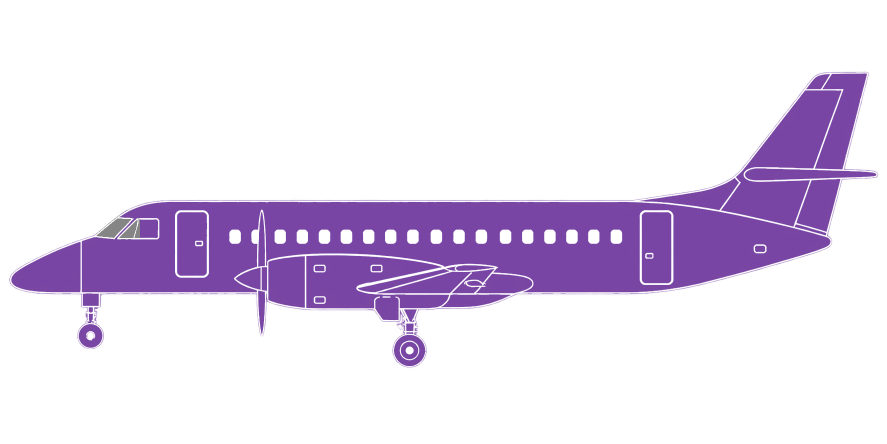
#> input picture plugins/flight-atlas/assets/silhouettes/JS41.png, 1774 x 887 px, found by its file name (shown at 1/2 size)
$ python normalize_aircraft_palette.py --input ../plugins/flight-atlas/assets/silhouettes/A339.png --output out.png
#> lines starting #> are read from the running program, lines starting #| are printed output that depends on the picture; after the words box and inside, x2 and y2 are one past the last pixel; in counts of white or black regions, pixels touching at a corner belong together
### plugins/flight-atlas/engine/models.py
"""ICAO variants belong to editorial families, not ICAO parking categories."""
import re

FAMILIES=[
 ('JS41','Jetstream 41','JS41','AB','prop',19.25),
 ('B737','Boeing 737 NG','B737 B738 B739 B737F','CD','jet',39.47),
 ('B38M','Boeing 737 MAX','B37M B38M B39M B3XM','CD','jet',39.52),
 ('A320','Airbus A320ceo','A318 A319 A320 A321','CD','jet',37.57),
 ('A20N','Airbus A320neo','A19N A20N A21N','CD','jet',37.57),
 ('B752','Boeing 757','B752 B753','CD','long',47.32),
 ('BCS3','Airbus A220','BCS1 BCS3','CD','jet',38.70),
 ('C919','COMAC C919','C919','CD','jet',38.90),
 ('AJ27','COMAC C909 / ARJ21','AJ27 C909 ARJ21','AB','rear',33.46),
 ('E195','Embraer E190','E190 E195','AB','jet',38.65),
 ('E170','Embraer E170','E170 E175','AB','jet',29.90),
 ('E290','Embraer E190-E2','E290 E295','AB','jet',36.24),
 ('DH8D','Dash 8','DH8A DH8B DH8C DH8D','AB','prop',32.84),
 ('AT42','ATR 42','AT42 AT43 AT44 AT45 AT46','AB','prop',22.67),
 ('AT72','ATR 72','AT72 AT73 AT75 AT76','AB','prop',27.17),
 ('BA46','BAe 146','B461 B462 B463 RJ70 RJ85 RJ1H','AB','high',31.00),
 ('CRJ7','Bombardier CRJ700','CRJ7','AB','rear',32.51),
 ('CRJ9','Bombardier CRJ900','CRJ9 CRJX','AB','rear',36.37),
 ('F100','Fokker F100','F100 F70','AB','rear',35.53),
 ('B777','Boeing 777','B772 B773 B77L B77W','EF','wide',73.86),
 ('B787','Boeing 787','B788 B789 B78X','EF','wide',62.81),
 ('A330','Airbus A330','A332 A333','EF','wide',63.66),
 ('A339','Airbus A330neo','A338 A339','EF','wide',63.66),
 ('A340','Airbus A340','A342 A343 A345 A346','EF','wide',63.69),
 ('B767','Boeing 767','B762 B763 B764','EF','wide',54.94),
 ('A350','Airbus A350','A359 A35K','EF','wide',66.80),
 ('B747','Boeing 747','B741 B742 B743 B744 B748','EF','jumbo',70.66),
 ('A380','Airbus A380','A388','EF','double',72.72),
]
SHORT={'B737':'B737-700','B738':'B737-800','B739':'B737-900','B737F':'B737','B37M':'B737 MAX 7','B38M':'B737 MAX 8','B39M':'B737 MAX 9','B3XM':'B737 MAX 10','A318':'A318','A319':'A319','A320':'A320','A321':'A321','A19N':'A319neo','A20N':'A320neo','A21N':'A321neo','B752':'B757-200','B753':'B757-300','BCS1':'A220-100','BCS3':'A220-300','C919':'C919','AJ27':'C909','E170':'E170','E175':'E175','E190':'E190','E195':'E195','E290':'E190-E2','E295':'E195-E2','DH8D':'Dash 8-Q400','DH8A':'Dash 8-100','DH8B':'Dash 8-200','DH8C':'Dash 8-300','JS41':'J41','B772':'B777-200','B773':'B777-300','B77L':'B777-200LR','B77W':'B777-300ER','B788':'B787-8','B789':'B787-9','B78X':'B787-10','A332':'A330-200','A333':'A330-300','A338':'A330-800','A339':'A330-900','A342':'A340-200','A343':'A340-300','A345':'A340-500','A346':'A340-600','A359':'A350-900','A35K':'A350-1000','B762':'B767-200','B763':'B767-300','B764':'B767-400','B741':'B747-100','B742':'B747-200','B743':'B747-300','B744':'B747-400','B748':'B747-8','A388':'A380-800','AT42':'ATR 42','AT43':'ATR 42-300','AT45':'ATR 42-500','AT46':'ATR 42-600','AT72':'ATR 72','AT73':'ATR 72-200','AT75':'ATR 72-500','AT76':'ATR 72-600','B461':'BAe 146-100','B462':'BAe 146-200','B463':'BAe 146-300','RJ70':'Avro RJ70','RJ85':'Avro RJ85','RJ1H':'Avro RJ100','CRJ7':'CRJ700','CRJ9':'CRJ900','CRJX':'CRJ1000','F100':'F100','F70':'F70'}
GENERIC={'B737MAX':'B737MAXF','B777':'B777F','B787':'B787F','B747':'B747F','B767':'B767F','A330':'A330F','A330NEO':'A330NEOF','A340':'A340F','A350':'A350F','BAE146':'BA46F','DASH8':'DH8F'}
GENERIC_FAMILY={'B737MAXF':'B38M','B777F':'B777','B787F':'B787','B747F':'B747','B767F':'B767','A330F':'A330','A330NEOF':'A339','A340F':'A340','A350F':'A350','BA46F':'BA46','DH8F':'DH8D'}
for generic,family in GENERIC_FAMILY.items():
    FAMILIES=[(k,t,c+' '+generic if k==family else c,g,kind,length) for k,t,c,g,kind,length in FAMILIES]
    SHORT[generic]=next(name for name,code in GENERIC.items() if code==generic)+'（子型号未记录）'
CODE_FAMILY={c:f for f in FAMILIES for c in f[2].split()}
MAINSTREAM={'B737':'B738','B38M':'B38M','A320':'A320','A20N':'A20N','B777':'B77W','B787':'B789','A350':'A359','B747':'B744','A330':'A333','A339':'A339'}
# Approximate overall lengths for editorial sizing, not engineering measurements.
VARIANT_LENGTHS={'E170':29.90,'E175':31.68,'E190':36.24,'E195':38.65,'E290':36.24,'E295':41.60,'DH8A':22.25,'DH8B':22.25,'DH8C':25.68,'DH8D':32.84,'BCS1':35.00,'BCS3':38.70,'B752':47.32,'B753':54.47,'A342':59.40,'A343':63.69,'A345':67.93,'A346':75.36,'B762':48.51,'B763':54.94,'B764':61.37,'B461':26.19,'B462':28.55,'B463':31.00,'RJ70':26.19,'RJ85':28.55,'RJ1H':31.00,'CRJ7':32.51,'CRJ9':36.37,'CRJX':39.13,'F70':30.91,'F100':35.53}
# [5 lines left out: function representative, not called in this run]
ALIASES={re.sub('[^A-Z0-9]','',v.upper()):k for k,v in SHORT.items()}
ALIASES.update({re.sub('[^A-Z0-9]','',v.upper())[1:]:k for k,v in SHORT.items() if v.startswith('B7')})
ALIASES.update(GENERIC)
ALIASES.update({'737':'B737F','BOEING737':'B737F','波音737':'B737F','320':'A320','319':'A319','321':'A321','738':'B738','739':'B739','737800':'B738','737700':'B737','A330900NEO':'A339','Q400':'DH8D','DASH8Q400':'DH8D','ARJ21':'AJ27','C909':'AJ27'})
ALIASES.update({'B737NG':'B737F','737NG':'B737F','737MAX':'B737MAXF','7378MAX':'B38M','B7378MAX':'B38M'})
# [41 lines left out: functions normalize_model, manufacturer, not called in this run]

### scripts/normalize_aircraft_palette.py
"""Developer-only, user-approved color normalization of built-in aircraft PNGs.

Never changes alpha, canvas size or gear geometry. Not used on user photos.
Cockpit bounds and window fills must be visually reviewed after processing.
"""
import argparse
from collections import deque
import hashlib
import json
from pathlib import Path
import sys

import numpy as np
from PIL import Image, ImageFilter

ROOT = Path(__file__).resolve().parents[1]
sys.path.insert(0, str(ROOT / 'plugins/flight-atlas/engine'))
from models import FAMILIES

BODY = {'AB': (120, 69, 164), 'CD': (22, 92, 145), 'EF': (194, 131, 22)}
WHITE = (255, 255, 255)
GLASS = (133, 133, 133)
BLACK = (0, 0, 0)


def components(mask):
    """Small boolean-mask components, returning coordinates and bounding boxes."""
    work = mask.copy()
    height, width = work.shape
    for sy, sx in zip(*np.where(mask)):
        if not work[sy, sx]:
            continue
        work[sy, sx] = False
        queue = deque([(int(sy), int(sx))])
        pixels = []
        while queue:
            y, x = queue.popleft()
            pixels.append((y, x))
            for ny, nx in ((y-1, x), (y+1, x), (y, x-1), (y, x+1)):
                if 0 <= ny < height and 0 <= nx < width and work[ny, nx]:
                    work[ny, nx] = False
                    queue.append((ny, nx))
        ys, xs = zip(*pixels)
        yield pixels, (min(xs), min(ys), max(xs)+1, max(ys)+1)


def cockpit_box(rgba, bbox):
    """Find the contiguous neutral-gray glass cluster near the nose, not gear."""
    x0, y0, x1, y1 = bbox
    w, h = x1-x0, y1-y0
    crop = rgba[y0+int(.15*h):y0+int(.80*h), x0:x0+int(.15*w)]
    rgb = crop[:, :, :3].astype(np.int16)
    neutral = rgb.max(2)-rgb.min(2) < 26
    level = rgb.mean(2)
    mask = neutral & (level > 55) & (level < 210) & (crop[:, :, 3] > 220)
    joined = np.array(Image.fromarray(mask.astype('uint8')*255).filter(ImageFilter.MaxFilter(9))) > 0
    clusters = list(components(joined))
    if not clusters:
        raise ValueError('No cockpit glass cluster found; manual bounds required')
    _, (a, b, c, d) = max(clusters, key=lambda item: len(item[0]))
    return (x0+a, y0+int(.15*h)+b, x0+c, y0+int(.15*h)+d)


# [43 lines left out: function enclosed_window_fills, not called in this run]


def normalize(source, destination, key, group):
    with Image.open(source) as image:
        if image.mode != 'RGBA':
            raise ValueError('RGBA required: '+key)
        rgba = np.array(image)
        bbox = image.getchannel('A').point(lambda n: 255 if n > 220 else 0).getbbox()
    alpha = rgba[:, :, 3].copy()
    rgb = rgba[:, :, :3].astype(np.float32)
    body = np.array(BODY[group], dtype=np.float32)
    eye_box = cockpit_box(rgba, bbox)
    eyes = np.zeros(alpha.shape, dtype=bool)
    x0, y0, x1, y1 = eye_box
    eyes[y0:y1, x0:x1] = True
    white = (rgb.min(2) >= 235) & (alpha > 0)
    # Retain white-line antialiasing only immediately beside real white cores;
    # broad body gradients are flattened rather than misread as white coverage.
    near_white = np.array(Image.fromarray(white.astype('uint8')*255).filter(ImageFilter.MaxFilter(3))) > 0
    vector = 255-body
    t = np.clip(((rgb-body)*vector).sum(2)/float((vector*vector).sum()), 0, 1)
    t[~near_white | (t < .20)] = 0
    t[white] = 1
    result = np.rint(body+(255-body)*t[:, :, None]).astype('uint8')
    gray = (rgb.max(2)-rgb.min(2) < 35) & (rgb.mean(2) < 220) & eyes & (alpha > 0)
    result[gray] = GLASS
    dark = (rgb.max(2) < 65) & eyes & (alpha > 0)
    # Only the selected A350/A330neo profiles carry an external black mask.
    # Other cockpit panes use white frame contours, including C919 and B767.
    result[dark] = BLACK if key in {'A350', 'A339'} else WHITE
    # Only the A340 input retains hollow cabin-window interiors after the edits.
    # Do not mistake small outlined access panels on other models for windows.
    if key == 'A340':
        fills, window_count = enclosed_window_fills(rgba[:, :, :3], alpha, bbox)
    else:
        fills, window_count = np.zeros(alpha.shape, dtype=bool), 0
    result[fills & ~eyes] = WHITE
    result[alpha == 0] = BODY[group]
    output = np.dstack((result, alpha))
    assert np.array_equal(output[:, :, 3], rgba[:, :, 3])
    destination.parent.mkdir(parents=True, exist_ok=True)
    Image.fromarray(output).save(destination)
    gray_outside = (result.max(2)-result.min(2) == 0) & (result.mean(2) < 230) & ~eyes & (alpha > 220)
    if gray_outside.any():
        raise ValueError('Neutral non-cockpit fill survived: '+key)
    return {
        'file': key+'.png', 'group': group, 'body_rgb': list(BODY[group]),
        'cockpit_box': list(eye_box), 'alpha_unchanged': True,
        'alpha_sha256': hashlib.sha256(alpha.tobytes()).hexdigest(),
        'source_sha256': hashlib.sha256(source.read_bytes()).hexdigest(),
        'sha256': hashlib.sha256(destination.read_bytes()).hexdigest(),
        'filled_window_interiors': window_count, 'neutral_pixels_outside_cockpit': 0,
        'body_pixels': int(((result == body).all(2) & (alpha > 220)).sum()),
    }


def main():
    parser = argparse.ArgumentParser(description=__doc__)
    parser.add_argument('--input', type=Path, required=True)
    parser.add_argument('--output', type=Path, required=True)
    args = parser.parse_args()
    if args.input.resolve() == args.output.resolve():
        parser.error('Use a separate output folder and visually review before installation')
    audit = {'revision': '2026-10-04-flat-palette', 'authorization': 'Explicit user approval for programmatic color normalization',
             'body_colors': {k: list(v) for k, v in BODY.items()}, 'white': list(WHITE), 'glass': list(GLASS),
             'black': list(BLACK), 'antialiasing': 'Original alpha unchanged; internal white-edge coverage retained', 'assets': {}}
    for key, _, _, group, _, _ in FAMILIES:
        audit['assets'][key] = normalize(args.input/(key+'.png'), args.output/(key+'.png'), key, group)
#> in normalize, image is the input picture: PIL image 1774x887 RGBA; mean R, G, B, A 123.6, 74.1, 166.4, 55.6
#> in normalize, `bbox = image.getchannel('A').point(lambda n: 255 if n > 220 else 0).ge..`: bbox = (20, 145, 1755, 734)
#> in cockpit_box, `x0, y0, x1, y1 = bbox`: x0 = 20; y0 = 145; x1 = 1755; y1 = 734
#> in cockpit_box, `w, h = x1-x0, y1-y0`: w = 1735; h = 589
#> in cockpit_box, `crop = rgba[y0+int(.15*h):y0+int(.80*h), x0:x0+int(.15*w)]`:
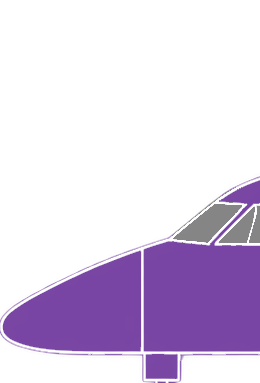
#> crop: shape (383, 260, 4); mean R, G, B, A 124.1, 75.7, 165.9, 73.1; transparent parts drawn white
#> in cockpit_box, `rgb = crop[:, :, :3].astype(np.int16)`:
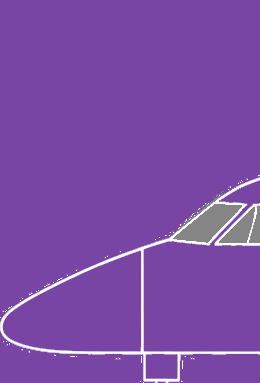
#> rgb: shape (383, 260, 3) int16; mean R, G, B 124.1, 75.7, 165.9
#> in cockpit_box, `neutral = rgb.max(2)-rgb.min(2) < 26`:
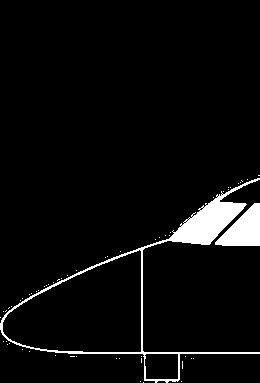
#> neutral: shape (383, 260) bool; 4.6% white; 59 white regions (57 under 20 px), largest, box (x1, y1, x2, y2) and area: (0, 178, 260, 383) 3386, (215, 203, 260, 246) 1148
#> in cockpit_box, `level = rgb.mean(2)`:
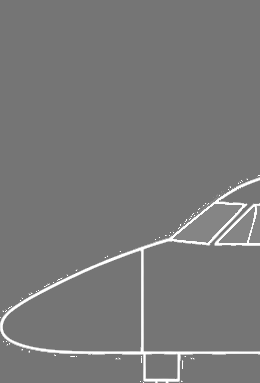
#> level: shape (383, 260) float64; min 117.7, max 255, mean 121.9
#> in cockpit_box, `mask = neutral & (level > 55) & (level < 210) & (crop[:, :, 3] > 220)`: mask: shape (383, 260) bool; 2.2% white; 35 white regions (32 under 20 px), largest, box (x1, y1, x2, y2) and area: (173, 204, 242, 243) 1263, (219, 207, 255, 243) 577, (249, 206, 260, 243) 236
#> in cockpit_box, `joined = np.array(Image.fromarray(mask.astype('uint8')*255).filter(Ima..`:
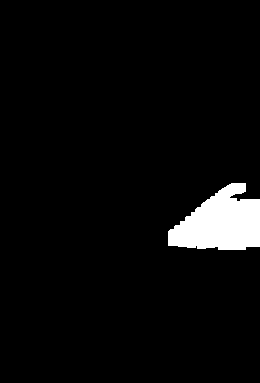
#> joined: shape (383, 260) bool; 4.2% white; 1 white region, box (x1, y1, x2, y2) and area: (168, 183, 260, 250) 4200
#> in cockpit_box, `clusters = list(components(joined))`: clusters = 1 item
#> in cockpit_box, `_, (a, b, c, d) = max(clusters, key=lambda item: len(item[0]))`: a = 168; b = 183; c = 260; d = 250
#> in normalize, `eye_box = cockpit_box(rgba, bbox)`: eye_box = (188, 416, 280, 483)
#> in normalize, `x0, y0, x1, y1 = eye_box`: x0 = 188; y0 = 416; x1 = 280; y1 = 483
#> in normalize, `white = (rgb.min(2) >= 235) & (alpha > 0)`: white: shape (887, 1774) bool; 1.9% white; 506 white regions (459 under 20 px), largest, box (x1, y1, x2, y2) and area: (21, 145, 1755, 711) 15265, (350, 421, 417, 555) 1225, (1280, 421, 1346, 569) 1160
#> in normalize, `near_white = np.array(Image.fromarray(white.astype('uint8')*255).filte..`: near_white: shape (887, 1774) bool; 3.8% white; 66 white regions (28 under 20 px), largest, box (x1, y1, x2, y2) and area: (17, 141, 1759, 738) 41639, (349, 420, 418, 556) 2008, (1279, 420, 1347, 570) 1994
#> in normalize, `t[~near_white | (t < .20)] = 0`:
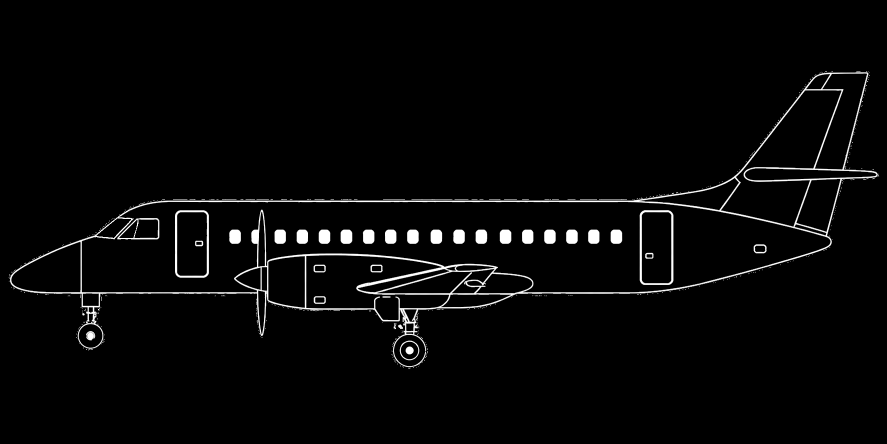
#> t: shape (887, 1774) float32 (shown at 1/2 size); min 0, max 1, mean 0.0269
#> in normalize, `t[white] = 1`: t: shape (887, 1774) float32; 0.05% of pixels changed, all inside (x1, y1, x2, y2) = (60, 146, 1735, 726)
#> in normalize, `gray = (rgb.max(2)-rgb.min(2) < 35) & (rgb.mean(2) < 220) & eyes & (al..`: gray: shape (887, 1774) bool; 0.15% white; 43 white regions (39 under 20 px), largest, box (x1, y1, x2, y2) and area: (193, 437, 262, 476) 1263, (239, 440, 275, 476) 577, (269, 439, 280, 476) 236, (192, 424, 244, 469) 127
#> in normalize, `result[gray] = GLASS`:
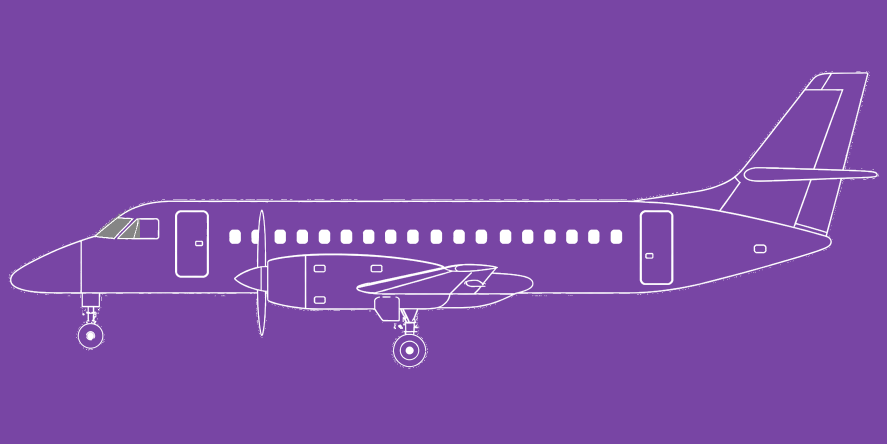
#> result: shape (887, 1774, 3) (shown at 1/2 size); mean of channels 0, 1, 2 123.7, 74.1, 166.4; drawn as R, G, B
#> in normalize, `dark = (rgb.max(2) < 65) & eyes & (alpha > 0)`: dark: shape (887, 1774) bool; every value is 0
    (args.output/'palette-audit.json').write_text(json.dumps(audit, indent=2)+'\n', encoding='utf-8')
    print(json.dumps({'normalized': len(audit['assets']), 'output': str(args.output), 'alpha_changed': False}))


if __name__ == '__main__':
#> (the run stopped early here; a loop or call above may not have finished)
